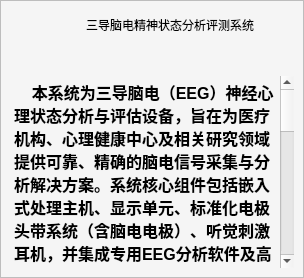
           <widget class="QWidget" name="page_4">
            <layout class="QVBoxLayout" name="verticalLayout_14">
             <property name="leftMargin">
              <number>0</number>
             </property>
             <property name="topMargin">
              <number>0</number>
             </property>
             <property name="rightMargin">
              <number>0</number>
             </property>
             <property name="bottomMargin">
              <number>0</number>
             </property>
             <item>
              <widget class="QFrame" name="frame_4">
               <property name="styleSheet">
                <string notr="true">#frame_4{
	 background-color:rgb(245, 245, 245); 
}</string>
               </property>
               <property name="frameShape">
                <enum>QFrame::StyledPanel</enum>
               </property>
               <property name="frameShadow">
                <enum>QFrame::Raised</enum>
               </property>
               <layout class="QVBoxLayout" name="verticalLayout_13">
                <item>
                 <layout class="QHBoxLayout" name="horizontalLayout">
                  <item>
                   <spacer name="horizontalSpacer_2">
                    <property name="orientation">
                     <enum>Qt::Horizontal</enum>
                    </property>
                    <property name="sizeHint" stdset="0">
                     <size>
                      <width>40</width>
                      <height>20</height>
                     </size>
                    </property>
                   </spacer>
                  </item>
                  <item>
                   <widget class="QLabel" name="label_2">
                    <property name="minimumSize">
                     <size>
                      <width>30</width>
                      <height>30</height>
                     </size>
                    </property>
                    <property name="maximumSize">
                     <size>
                      <width>30</width>
                      <height>30</height>
                     </size>
                    </property>
                    <property name="text">
                     <string/>
                    </property>
                    <property name="pixmap">
                     <pixmap resource="../db_master.qrc">:/icon/res/logo.png</pixmap>
                    </property>
                    <property name="scaledContents">
                     <bool>true</bool>
                    </property>
                   </widget>
                  </item>
                  <item>
                   <widget class="QLabel" name="label_5">
                    <property name="styleSheet">
                     <string notr="true">color: rgb(0,0,0);
font: 75 14pt &quot;微软雅黑&quot;;</string>
                    </property>
                    <property name="text">
                     <string>三导脑电精神状态分析评测系统</string>
                    </property>
                   </widget>
                  </item>
                  <item>
                   <spacer name="horizontalSpacer">
                    <property name="orientation">
                     <enum>Qt::Horizontal</enum>
                    </property>
                    <property name="sizeHint" stdset="0">
                     <size>
                      <width>40</width>
                      <height>20</height>
                     </size>
                    </property>
                   </spacer>
                  </item>
                 </layout>
                </item>
                <item>
                 <spacer name="verticalSpacer_5">
                  <property name="orientation">
                   <enum>Qt::Vertical</enum>
                  </property>
                  <property name="sizeType">
                   <enum>QSizePolicy::Fixed</enum>
                  </property>
                  <property name="sizeHint" stdset="0">
                   <size>
                    <width>20</width>
                    <height>30</height>
                   </size>
                  </property>
                 </spacer>
                </item>
                <item>
                 <widget class="QTextEdit" name="textEdit">
                  <property name="styleSheet">
                   <string notr="true"> QTextEdit {
        border: none;
		background-color:rgb(245, 245, 245);
    }</string>
                  </property>
                  <property name="html">
                   <string>&lt;!DOCTYPE HTML PUBLIC &quot;-//W3C//DTD HTML 4.0//EN&quot; &quot;http://www.w3.org/TR/REC-html40/strict.dtd&quot;&gt;
&lt;html&gt;&lt;head&gt;&lt;meta name=&quot;qrichtext&quot; content=&quot;1&quot; /&gt;&lt;meta charset=&quot;utf-8&quot; /&gt;&lt;style type=&quot;text/css&quot;&gt;
p, li { white-space: pre-wrap; }
hr { height: 1px; border-width: 0; }
li.unchecked::marker { content: &quot;\2610&quot;; }
li.checked::marker { content: &quot;\2612&quot;; }
&lt;/style&gt;&lt;/head&gt;&lt;body style=&quot; font-family:'Microsoft YaHei UI'; font-size:9pt; font-weight:400; font-style:normal;&quot;&gt;
&lt;p style=&quot; margin-top:0px; margin-bottom:0px; margin-left:0px; margin-right:0px; -qt-block-indent:0; text-indent:0px;&quot;&gt;&lt;span style=&quot; font-family:'SimSun'; font-size:12pt; font-weight:600;&quot;&gt;    本系统为三导脑电（EEG）神经心理状态分析与评估设备，旨在为医疗机构、心理健康中心及相关研究领域提供可靠、精确的脑电信号采集与分析解决方案。系统核心组件包括嵌入式处理主机、显示单元、标准化电极头带系统（含脑电电极）、听觉刺激耳机，并集成专用EEG分析软件及高精度数据输入/输出接口，确保数据采集过程的高保真度与稳定性。&lt;/span&gt;&lt;/p&gt;
&lt;p style=&quot;-qt-paragraph-type:empty; margin-top:0px; margin-bottom:0px; margin-left:0px; margin-right:0px; -qt-block-indent:0; text-indent:0px; font-family:'SimSun'; font-size:12pt; font-weight:600;&quot;&gt;&lt;br /&gt;&lt;/p&gt;
&lt;p style=&quot; margin-top:0px; margin-bottom:0px; margin-left:0px; margin-right:0px; -qt-block-indent:0; text-indent:0px;&quot;&gt;&lt;span style=&quot; font-family:'SimSun'; font-size:12pt; font-weight:600;&quot;&gt;    系统通过专用头皮电极贴片，检测并采集人体自发产生的微伏级生物电活动。采集的原始模拟信号经由前置放大器放大后，进行模数转换（ADC），生成数字信号并通过USB接口传输至主机系统。主机搭载的专用EEG软件负责信号的实时记录、可视化及后续处理。&lt;/span&gt;&lt;/p&gt;
&lt;p style=&quot;-qt-paragraph-type:empty; margin-top:0px; margin-bottom:0px; margin-left:0px; margin-right:0px; -qt-block-indent:0; text-indent:0px; font-family:'SimSun'; font-size:12pt; font-weight:600;&quot;&gt;&lt;br /&gt;&lt;/p&gt;
&lt;p style=&quot; margin-top:0px; margin-bottom:0px; margin-left:0px; margin-right:0px; -qt-block-indent:0; text-indent:0px;&quot;&gt;&lt;span style=&quot; font-family:'SimSun'; font-size:12pt; font-weight:600;&quot;&gt;    该软件具备从原始脑电波形中提取与心理健康相关生物标志物的能力，实现使用者神经心理状态的量化评估。系统支持长达24小时的三通道脑电连续监测与数据分析，适用于用户神经心理状态的长期追踪与数据记录。此功能便于研究者或临床专业人员随时调阅不同时间段的脑电数据，分析精神状态的动态变化趋势，从而为心理健康领域的深入研究、临床诊断与管理决策提供客观、准确的神经生理学数据支持。&lt;/span&gt;&lt;/p&gt;
&lt;p style=&quot;-qt-paragraph-type:empty; margin-top:0px; margin-bottom:0px; margin-left:0px; margin-right:0px; -qt-block-indent:0; text-indent:0px; font-family:'SimSun'; font-size:12pt; font-weight:600;&quot;&gt;&lt;br /&gt;&lt;/p&gt;&lt;/body&gt;&lt;/html&gt;</string>
                  </property>
                 </widget>
                </item>
               </layout>
              </widget>
             </item>
            </layout>
           </widget>
